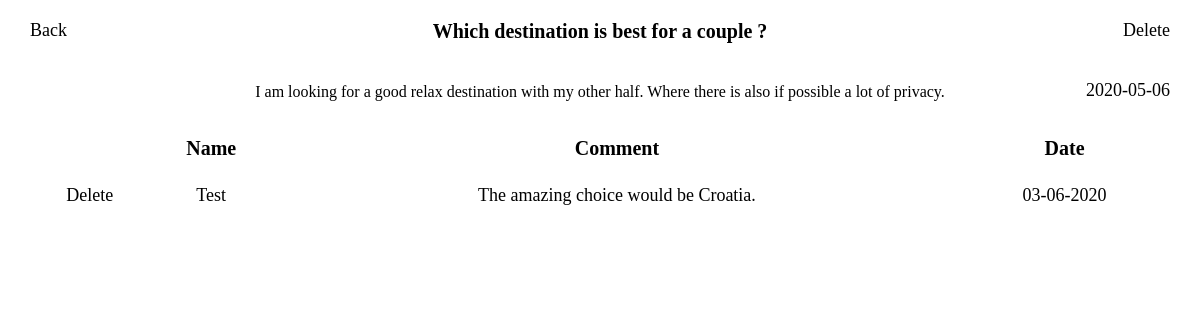
Screenshot of /ad_min/show-forum.php?id=4 (signed in) with the database file from the repository.
### tables this page shows
CREATE TABLE IF NOT EXISTS `forum` (
  `id` int(11) NOT NULL AUTO_INCREMENT,
  `name` varchar(30) NOT NULL,
  `title` varchar(50) NOT NULL,
  `text` varchar(500) NOT NULL,
  `date` date NOT NULL,
  `answers` int(11) NOT NULL,
  PRIMARY KEY (`id`)
);

CREATE TABLE IF NOT EXISTS `forumre` (
  `id` int(11) NOT NULL AUTO_INCREMENT,
  `tid` int(11) NOT NULL,
  `name` varchar(30) NOT NULL,
  `comment` varchar(500) NOT NULL,
  `post_time` varchar(20) NOT NULL,
  PRIMARY KEY (`id`)
);

### ad_min/show-forum.php (the view, shortened to what this page needs)
<?php
if (isset($_SESSION['adminid']))
{
    $tid = (int)$_GET['id'];
    $content = '<div id="show-forum-box">';
    $conn = false;
    if (!$conn)
    {
        $content .= '<p>Can not connect to the database.</p>';
    }
    else
    {
        $res = $conn->query('SELECT * FROM forum WHERE id =' . $tid);
        $row = $res->fetch();
        if (!$row == '')
        {
            $title = htmlentities($row['title']);
            $text = htmlentities($row['text']);
            $text = nl2br($text);
            $date = $row['date'];
            $content .= '<div id="sforum-info">
               <a href="forum.php">Back</a><a href="delete-forum.php?id=' . $tid . ' ">
      Delete</a>
               <h3>' . $title . '</h3>';
            $content .= '</p>' . $text . '<span>' . $date . '';
            $content .= '</div>';
            $res = $conn->query('SELECT * FROM forumre WHERE tid = ' . $tid);
            $amount = $res->rowCount();
            if ($amount > 0)
            {
                $content .= '<table><tr><th>&nbsp;</th><th>Name</th><th>Comment</th>
                <th>Date</th></tr>';
                while ($row = $res->fetch())
                {
                    $id = $row['id'];
                    $name = $row['name'];
                    $name = htmlentities($name);
                    $comment = $row['comment'];
                    $comment = htmlentities($comment);
                    $comment = nl2br($comment);
                    $newDate = date("d-m-Y", strtotime($row["post_time"]));
                    $content .= '<tr>
            <td><a href="delete-forumre.php?id=' . $id . '">Delete</a></td>
            <td>' . $name . '</td>
            <td>' . $comment . '</td>
            <td>' . $newDate . '</td></tr>';
                }
                $content .= '</table>';
            }
            else
            {
                $content .= '<p>No reactions where found.</p>';
            }
        }
        else
        {
            $content .= '<p>Nothing was found.</p>';
        }
    }
    $content .= '</div>';
?>
<!DOCTYPE html>
<html>
<head>
    <link rel="stylesheet" media="screen" type="text/css" href="admin.css" />
</head>
<body>
    <?php
    echo $content; ?>
</body>
</html>
<?php
}
else
{
    echo "No access</br>";
}
?>

### ad_min/admin.css (style rules this page uses)
* { margin: 0; padding: 0; }
body { width: 100%; }
#show-forum-box { width: 95%; margin: 20px auto; }
#sforum-info { position: relative; width: 100%; margin: 0 auto 10px auto; text-align: center; }
#sforum-info a:first-of-type { position: absolute; left: 0; top: 0; color: black; text-decoration: none; font-size: 18px; }
#sforum-info h3 { padding-bottom: 15px; font-size: 20px; margin: auto; }
#sforum-info span { position: absolute; font-size: 18px; bottom: 0; right: 0; }
#sforum-info a:nth-of-type(2) { font-size: 18px; position: absolute; right: 0; top: 0; color: black; text-decoration: none; }
#show-forum-box table { width: 100%; margin: 20px auto; text-align: center; }
#show-forum-box table th { height: 50px; font-size: 20px; }
#show-forum-box table td { height: 40px; font-size: 18px; }
#show-forum-box table a { color: black; text-decoration: none; font-size: 18px; }

### rows the page displays
forum: title "Which destination is best for a couple ?", text "I am looking for a good relax destination with my other half. Where there is also if possible a lot of privacy.", date "2020-05-06"
forumre: name "Test", comment "The amazing choice would be Croatia.", post_time "03-06-2020"
